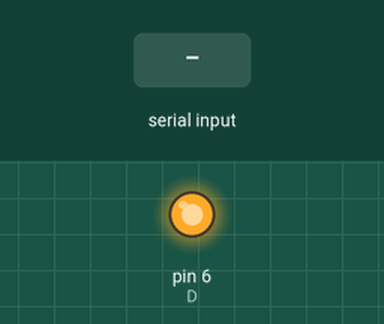
The sketch below on a simulated Arduino Uno, built with avr-gcc and run on an emulated ATmega328P. On the bench: output pins drawn as LEDs (lit = HIGH). Inputs (shaded band) come from the test bench.

Above: at 1.2 s.
1.3 s: "1" received over Serial
At 8.6 s:
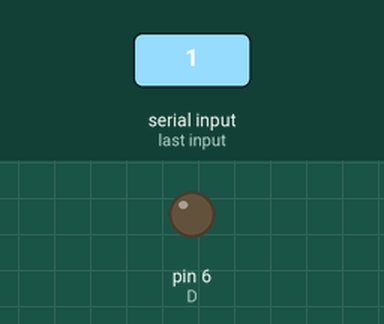
Timing chart, 0 to 11.8 s (numbered marks = the images above; inputs shaded):
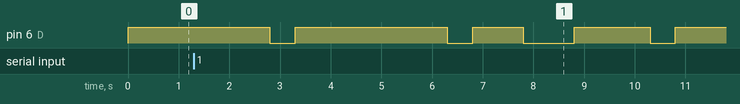

The sketch:

emissor.ino
```cpp
#define A0 14
#define D 6

String palavra;
int modo = 0; // 0 = Level, 1= Invert
int nivel = HIGH;
int letra[8];

void setup() {
  // put your setup code here, to run once:

  pinMode(A0, INPUT);
  pinMode(D, OUTPUT);
  Serial.begin(9600);
  digitalWrite(D, HIGH);

}

void loop() {

  if(Serial.available() > 0){
    palavra = Serial.readString();

    int tam = palavra.length();

    //Converte o tamanho em binário
    for(int k = 7; k > 2; k--){
      letra[k] = tam %2;
        tam = tam/2;
    }
    letra[1] = modo;
    letra[0] = 1;

    /*10000011*/

    for(int k = 0; k < 8; k++){
        delay(500); //espera 1 sec
        modeLevel(letra[k]);
        digitalWrite(D, nivel);
    }

    for(int i = 0; i < palavra.length(); i++){
      binario(i, palavra);
      for(int k = 0; k < 8; k++){
         delay(500); //espera 1 sec
         if(modo == 0){
            modeLevel(letra[k]);
            digitalWrite(D, nivel);
         }else{
            modeInvert(letra[k]);
            digitalWrite(D, nivel);
         }
      }
    }

    delay(500); //espera 1 sec
    digitalWrite(D, HIGH);

  }

 }


/*
Primeiro Pacote de Dados:
Modo de Execução + Tamanho da String
01111111

Podemos mandar mensagens de até
128 caracteres (1 caractere é igual a 1 byte)


Ola -> O, L, A
O = 79
L = 76
A = 65

79 = 01001111
76 = 01001100
65 = 01000001

*/

void binario(int indice, String palavra){
  int aux;

  aux = (int) palavra[indice];

  for(int k = 7; k > -1; k--){
     letra[k] = aux%2;
     aux = aux/2;
  }
}

void modeLevel(int bit){
  if(bit == 0)
    nivel = HIGH;
  else //bit == 1
    nivel = LOW;
}

void modeInvert(int bit){
  if(bit == 0)
    nivel = nivel;
  else{ //bit == 1
    if(nivel == LOW)
      nivel = HIGH;
    else //level == HIGH
      nivel = LOW;
  }
}
```

Measured:
- after the input at 1.3 s, pin 6 (D): HIGH → LOW after 1.5 s, → HIGH 0.50 s later, → LOW 3.0 s later, → HIGH 0.50 s later, … (8 changes in this stretch)
